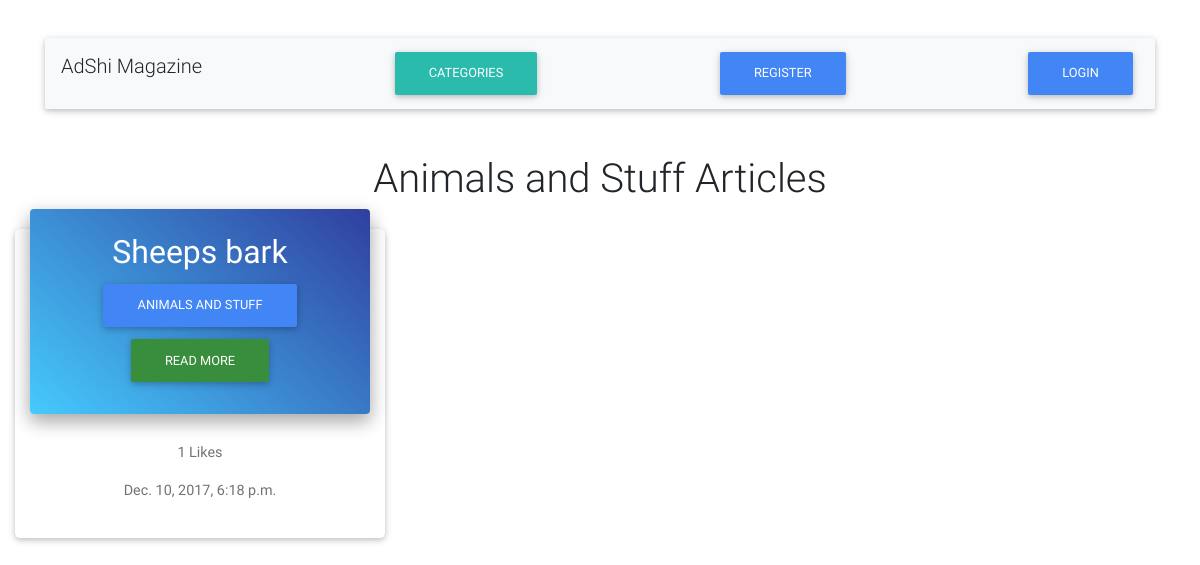
The app's page /magazine/category/animals-and-stuff with its own data.
### mag/models.py (models this page shows, shortened)
class Article(models.Model):
    title = models.CharField(max_length=250)
    slug = models.SlugField(max_length=250, unique=True)
    body = models.TextField()
    date_posted = models.DateTimeField(db_index=True, auto_now_add=True)
    category = models.ForeignKey(Category, on_delete=models.CASCADE)
    likes = models.ManyToManyField(MagUser)
    class Meta:
        get_latest_by = "date_posted"

class Category(models.Model):
    title = models.CharField(max_length=250, unique=True)
    slug = models.SlugField(max_length=100, unique=True)

### mag/views.py (the view)
# urls.py: url(r'^category/(?P<c_title>[-\w]+)$', mag_view.articles_in_category, name='articles_category'),
def articles_in_category(request, c_title):
    articles = Article.objects.filter(category__slug=c_title)
    user = __user(request)
    return render(request, 'mag/category_articles.html', context={'articles': articles, 'user': user})

### mag/models.py (called while the page is built)
    def is_authenticated(self):
        return self.email != "anon@default.com" and self.logged_in

### mag/views.py (called while the page is built)
def __user(request):
    user_email = request.session.get('currentUser')
    if user_email is not None:
        return MagUser.objects.get(email=user_email)
    else:
        return defaultUser

### templates/mag/category_articles.html (shortened to what this page needs)
{% extends 'base.html' %}
{% load staticfiles %}
{% block content %}
    <br>
    <h1 style="text-align: center">{{ articles.first.category.title }} Articles</h1>
    <div class='row js-item-container' id="in">
        <br><br>
        {% for arti in articles %}
            <div class='col-lg-4 col-md-6 mb-r' id = '{{ arti.id }}'>
                <div class='card card-cascade narrower'>
                    <div class='view gradient-card-header blue-gradient'>
                        <h2 class='h2-responsive'>{{ arti.title }}</h2>
                        <div class='text-center'>
                            <a href="{% url 'articles_category' c_title=arti.category.slug %}" class='btn btn-primary waves-effect waves-light' id="cat-{{ arti.category.id }}">{{ arti.category.title }}</a>
                            <a href="{% url 'get_article' a_id=arti.id %}" class="btn btn-green waves-effect waves-light" id="art-{{ arti.id }}">Read More</a>
                       </div>
                    </div>
                   <div class='card-body text-center'>
                       <p class='card-text'>{{ arti.likes.count }} Likes</p>
                       <p class="card-text">{{ arti.date_posted }}</p>
                   </div>
                </div>
            </div>
        {% endfor %}
    </div>
{% endblock %}

### records on screen
Article: first.category "Animals and Stuff", title "Sheeps bark", category "ANIMALS AND STUFF", likes.count "1", date_posted "Dec. 10, 2017, 6:18 p.m."
